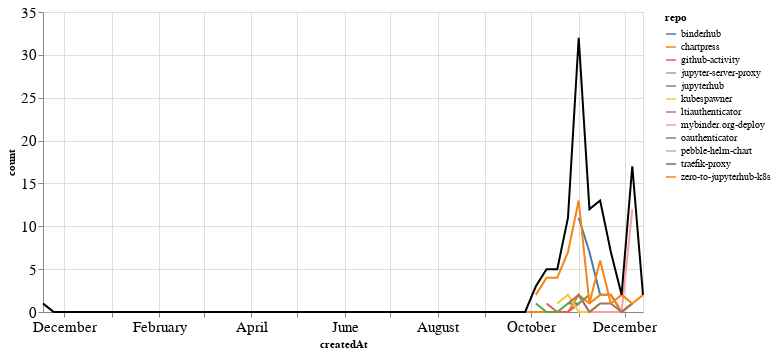

Notebook code cell kept with this figure:
### Markdown cell above
### PRs

### Code cell
prs_time = prs.groupby('repo').resample('W', on='createdAt').count()['author'].reset_index()
prs_time = prs_time.rename(columns={'author': 'count'})
prs_time_total = prs_time.groupby('createdAt').agg({"count": "sum"}).reset_index()

ch1 = alt.Chart(prs_time, width=600).mark_line().encode(
    x='createdAt',
    y='count',
    color='repo',
    tooltip="repo"
)

ch2 = alt.Chart(prs_time_total, width=600).mark_line(color="black").encode(
    x='createdAt',
    y='count',
)

ch1 + ch2

### Figure 1 — Vega-Lite specification as saved in the notebook (floating-point values rounded to 4 significant figures)
{"config": {"axisLeft": {"labelFontSize": 15}, "axisBottom": {"labelFontSize": 15}}, "layer": [{"data": {"name": "data-7dd95a23f23355f08025229126c9bbac"}, "mark": "line", "encoding": {"color": {"type": "nominal", "field": "repo"}, "tooltip": {"type": "nominal", "field": "repo"}, "x": {"type": "temporal", "field": "createdAt"}, "y": {"type": "quantitative", "field": "count"}}, "width": 600}, {"data": {"name": "data-b6a3f0b53fb939360d6a0b1be062d1a3"}, "mark": {"type": "line", "color": "black"}, "encoding": {"x": {"type": "temporal", "field": "createdAt"}, "y": {"type": "quantitative", "field": "count"}}, "width": 600}], "$schema": "https://vega.github.io/schema/vega-lite/v4.8.1.json", "datasets": {"data-7dd95a23f23355f08025229126c9bbac": [{"repo": "binderhub", "createdAt": "2020-11-01T00:00:00", "count": 11}, {"repo": "binderhub", "createdAt": "2020-11-08T00:00:00", "count": 7}, {"repo": "binderhub", "createdAt": "2020-11-15T00:00:00", "count": 2}, {"repo": "binderhub", "createdAt": "2020-11-22T00:00:00", "count": 2}, {"repo": "binderhub", "createdAt": "2020-11-29T00:00:00", "count": 0}, {"repo": "binderhub", "createdAt": "2020-12-06T00:00:00", "count": 1}, {"repo": "chartpress", "createdAt": "2019-11-17T00:00:00", "count": 1}, {"repo": "chartpress", "createdAt": "2019-11-24T00:00:00", "count": 0}, {"repo": "chartpress", "createdAt": "2019-12-01T00:00:00", "count": 0}, {"repo": "chartpress", "createdAt": "2019-12-08T00:00:00", "count": 0}, {"repo": "chartpress", "createdAt": "2019-12-15T00:00:00", "count": 0}, {"repo": "chartpress", "createdAt": "2019-12-22T00:00:00", "count": 0}, {"repo": "chartpress", "createdAt": "2019-12-29T00:00:00", "count": 0}, {"repo": "chartpress", "createdAt": "2020-01-05T00:00:00", "count": 0}, {"repo": "chartpress", "createdAt": "2020-01-12T00:00:00", "count": 0}, {"repo": "chartpress", "createdAt": "2020-01-19T00:00:00", "count": 0}, {"repo": "chartpress", "createdAt": "2020-01-26T00:00:00", "count": 0}, {"repo": "chartpress", "createdAt": "2020-02-02T00:00:00", "count": 0}, {"repo": "chartpress", "createdAt": "2020-02-09T00:00:00", "count": 0}, {"repo": "chartpress", "createdAt": "2020-02-16T00:00:00", "count": 0}, {"repo": "chartpress", "createdAt": "2020-02-23T00:00:00", "count": 0}, {"repo": "chartpress", "createdAt": "2020-03-01T00:00:00", "count": 0}, {"repo": "chartpress", "createdAt": "2020-03-08T00:00:00", "count": 0}, {"repo": "chartpress", "createdAt": "2020-03-15T00:00:00", "count": 0}, {"repo": "chartpress", "createdAt": "2020-03-22T00:00:00", "count": 0}, {"repo": "chartpress", "createdAt": "2020-03-29T00:00:00", "count": 0}, {"repo": "chartpress", "createdAt": "2020-04-05T00:00:00", "count": 0}, {"repo": "chartpress", "createdAt": "2020-04-12T00:00:00", "count": 0}, {"repo": "chartpress", "createdAt": "2020-04-19T00:00:00", "count": 0}, {"repo": "chartpress", "createdAt": "2020-04-26T00:00:00", "count": 0}, {"repo": "chartpress", "createdAt": "2020-05-03T00:00:00", "count": 0}, {"repo": "chartpress", "createdAt": "2020-05-10T00:00:00", "count": 0}, {"repo": "chartpress", "createdAt": "2020-05-17T00:00:00", "count": 0}, {"repo": "chartpress", "createdAt": "2020-05-24T00:00:00", "count": 0}, {"repo": "chartpress", "createdAt": "2020-05-31T00:00:00", "count": 0}, {"repo": "chartpress", "createdAt": "2020-06-07T00:00:00", "count": 0}, {"repo": "chartpress", "createdAt": "2020-06-14T00:00:00", "count": 0}, {"repo": "chartpress", "createdAt": "2020-06-21T00:00:00", "count": 0}, {"repo": "chartpress", "createdAt": "2020-06-28T00:00:00", "count": 0}, {"repo": "chartpress", "createdAt": "2020-07-05T00:00:00", "count": 0}, {"repo": "chartpress", "createdAt": "2020-07-12T00:00:00", "count": 0}, {"repo": "chartpress", "createdAt": "2020-07-19T00:00:00", "count": 0}, {"repo": "chartpress", "createdAt": "2020-07-26T00:00:00", "count": 0}, {"repo": "chartpress", "createdAt": "2020-08-02T00:00:00", "count": 0}, {"repo": "chartpress", "createdAt": "2020-08-09T00:00:00", "count": 0}, {"repo": "chartpress", "createdAt": "2020-08-16T00:00:00", "count": 0}, {"repo": "chartpress", "createdAt": "2020-08-23T00:00:00", "count": 0}, {"repo": "chartpress", "createdAt": "2020-08-30T00:00:00", "count": 0}, {"repo": "chartpress", "createdAt": "2020-09-06T00:00:00", "count": 0}, {"repo": "chartpress", "createdAt": "2020-09-13T00:00:00", "count": 0}, {"repo": "chartpress", "createdAt": "2020-09-20T00:00:00", "count": 0}, {"repo": "chartpress", "createdAt": "2020-09-27T00:00:00", "count": 0}, {"repo": "chartpress", "createdAt": "2020-10-04T00:00:00", "count": 0}, {"repo": "chartpress", "createdAt": "2020-10-11T00:00:00", "count": 0}, {"repo": "chartpress", "createdAt": "2020-10-18T00:00:00", "count": 0}, {"repo": "chartpress", "createdAt": "2020-10-25T00:00:00", "count": 0}, {"repo": "chartpress", "createdAt": "2020-11-01T00:00:00", "count": 2}, {"repo": "chartpress", "createdAt": "2020-11-08T00:00:00", "count": 1}, {"repo": "chartpress", "createdAt": "2020-11-15T00:00:00", "count": 2}, {"repo": "chartpress", "createdAt": "2020-11-22T00:00:00", "count": 2}, {"repo": "chartpress", "createdAt": "2020-11-29T00:00:00", "count": 0}, {"repo": "chartpress", "createdAt": "2020-12-06T00:00:00", "count": 1}, {"repo": "github-activity", "createdAt": "2020-10-11T00:00:00", "count": 1}, {"repo": "github-activity", "createdAt": "2020-10-18T00:00:00", "count": 0}, {"repo": "github-activity", "createdAt": "2020-10-25T00:00:00", "count": 0}, {"repo": "github-activity", "createdAt": "2020-11-01T00:00:00", "count": 1}, {"repo": "jupyter-server-proxy", "createdAt": "2020-11-22T00:00:00", "count": 1}, {"repo": "jupyterhub", "createdAt": "2020-10-04T00:00:00", "count": 1}, {"repo": "jupyterhub", "createdAt": "2020-10-11T00:00:00", "count": 0}, {"repo": "jupyterhub", "createdAt": "2020-10-18T00:00:00", "count": 0}, {"repo": "jupyterhub", "createdAt": "2020-10-25T00:00:00", "count": 1}, {"repo": "jupyterhub", "createdAt": "2020-11-01T00:00:00", "count": 1}, {"repo": "jupyterhub", "createdAt": "2020-11-08T00:00:00", "count": 2}, {"repo": "kubespawner", "createdAt": "2020-10-18T00:00:00", "count": 1}, {"repo": "kubespawner", "createdAt": "2020-10-25T00:00:00", "count": 2}, {"repo": "kubespawner", "createdAt": "2020-11-01T00:00:00", "count": 0}, {"repo": "kubespawner", "createdAt": "2020-11-08T00:00:00", "count": 0}, {"repo": "kubespawner", "createdAt": "2020-11-15T00:00:00", "count": 1}, {"repo": "ltiauthenticator", "createdAt": "2020-11-15T00:00:00", "count": 1}, {"repo": "mybinder.org-deploy", "createdAt": "2020-11-01T00:00:00", "count": 2}, {"repo": "mybinder.org-deploy", "createdAt": "2020-11-08T00:00:00", "count": 0}, {"repo": "mybinder.org-deploy", "createdAt": "2020-11-15T00:00:00", "count": 0}, {"repo": "mybinder.org-deploy", "createdAt": "2020-11-22T00:00:00", "count": 0}, {"repo": "mybinder.org-deploy", "createdAt": "2020-11-29T00:00:00", "count": 0}, {"repo": "mybinder.org-deploy", "createdAt": "2020-12-06T00:00:00", "count": 12}, {"repo": "oauthenticator", "createdAt": "2020-10-25T00:00:00", "count": 1}, {"repo": "oauthenticator", "createdAt": "2020-11-01T00:00:00", "count": 2}, {"repo": "oauthenticator", "createdAt": "2020-11-08T00:00:00", "count": 0}, {"repo": "oauthenticator", "createdAt": "2020-11-15T00:00:00", "count": 1}, {"repo": "oauthenticator", "createdAt": "2020-11-22T00:00:00", "count": 1}, {"repo": "oauthenticator", "createdAt": "2020-11-29T00:00:00", "count": 0}, {"repo": "oauthenticator", "createdAt": "2020-12-06T00:00:00", "count": 1}, {"repo": "pebble-helm-chart", "createdAt": "2020-11-08T00:00:00", "count": 1}, {"repo": "traefik-proxy", "createdAt": "2020-12-06T00:00:00", "count": 1}, {"repo": "zero-to-jupyterhub-k8s", "createdAt": "2020-10-04T00:00:00", "count": 2}, {"repo": "zero-to-jupyterhub-k8s", "createdAt": "2020-10-11T00:00:00", "count": 4}, {"repo": "zero-to-jupyterhub-k8s", "createdAt": "2020-10-18T00:00:00", "count": 4}, {"repo": "zero-to-jupyterhub-k8s", "createdAt": "2020-10-25T00:00:00", "count": 7}, {"repo": "zero-to-jupyterhub-k8s", "createdAt": "2020-11-01T00:00:00", "count": 13}, {"repo": "zero-to-jupyterhub-k8s", "createdAt": "2020-11-08T00:00:00", "count": 1}, {"repo": "zero-to-jupyterhub-k8s", "createdAt": "2020-11-15T00:00:00", "count": 6}, {"repo": "zero-to-jupyterhub-k8s", "createdAt": "2020-11-22T00:00:00", "count": 1}, {"repo": "zero-to-jupyterhub-k8s", "createdAt": "2020-11-29T00:00:00", "count": 2}, {"repo": "zero-to-jupyterhub-k8s", "createdAt": "2020-12-06T00:00:00", "count": 1}, {"repo": "zero-to-jupyterhub-k8s", "createdAt": "2020-12-13T00:00:00", "count": 2}], "data-b6a3f0b53fb939360d6a0b1be062d1a3": [{"createdAt": "2019-11-17T00:00:00", "count": 1}, {"createdAt": "2019-11-24T00:00:00", "count": 0}, {"createdAt": "2019-12-01T00:00:00", "count": 0}, {"createdAt": "2019-12-08T00:00:00", "count": 0}, {"createdAt": "2019-12-15T00:00:00", "count": 0}, {"createdAt": "2019-12-22T00:00:00", "count": 0}, {"createdAt": "2019-12-29T00:00:00", "count": 0}, {"createdAt": "2020-01-05T00:00:00", "count": 0}, {"createdAt": "2020-01-12T00:00:00", "count": 0}, {"createdAt": "2020-01-19T00:00:00", "count": 0}, {"createdAt": "2020-01-26T00:00:00", "count": 0}, {"createdAt": "2020-02-02T00:00:00", "count": 0}, {"createdAt": "2020-02-09T00:00:00", "count": 0}, {"createdAt": "2020-02-16T00:00:00", "count": 0}, {"createdAt": "2020-02-23T00:00:00", "count": 0}, {"createdAt": "2020-03-01T00:00:00", "count": 0}, {"createdAt": "2020-03-08T00:00:00", "count": 0}, {"createdAt": "2020-03-15T00:00:00", "count": 0}, {"createdAt": "2020-03-22T00:00:00", "count": 0}, {"createdAt": "2020-03-29T00:00:00", "count": 0}, {"createdAt": "2020-04-05T00:00:00", "count": 0}, {"createdAt": "2020-04-12T00:00:00", "count": 0}, {"createdAt": "2020-04-19T00:00:00", "count": 0}, {"createdAt": "2020-04-26T00:00:00", "count": 0}, {"createdAt": "2020-05-03T00:00:00", "count": 0}, {"createdAt": "2020-05-10T00:00:00", "count": 0}, {"createdAt": "2020-05-17T00:00:00", "count": 0}, {"createdAt": "2020-05-24T00:00:00", "count": 0}, {"createdAt": "2020-05-31T00:00:00", "count": 0}, {"createdAt": "2020-06-07T00:00:00", "count": 0}, {"createdAt": "2020-06-14T00:00:00", "count": 0}, {"createdAt": "2020-06-21T00:00:00", "count": 0}, {"createdAt": "2020-06-28T00:00:00", "count": 0}, {"createdAt": "2020-07-05T00:00:00", "count": 0}, {"createdAt": "2020-07-12T00:00:00", "count": 0}, {"createdAt": "2020-07-19T00:00:00", "count": 0}, {"createdAt": "2020-07-26T00:00:00", "count": 0}, {"createdAt": "2020-08-02T00:00:00", "count": 0}, {"createdAt": "2020-08-09T00:00:00", "count": 0}, {"createdAt": "2020-08-16T00:00:00", "count": 0}, {"createdAt": "2020-08-23T00:00:00", "count": 0}, {"createdAt": "2020-08-30T00:00:00", "count": 0}, {"createdAt": "2020-09-06T00:00:00", "count": 0}, {"createdAt": "2020-09-13T00:00:00", "count": 0}, {"createdAt": "2020-09-20T00:00:00", "count": 0}, {"createdAt": "2020-09-27T00:00:00", "count": 0}, {"createdAt": "2020-10-04T00:00:00", "count": 3}, {"createdAt": "2020-10-11T00:00:00", "count": 5}, {"createdAt": "2020-10-18T00:00:00", "count": 5}, {"createdAt": "2020-10-25T00:00:00", "count": 11}, {"createdAt": "2020-11-01T00:00:00", "count": 32}, {"createdAt": "2020-11-08T00:00:00", "count": 12}, {"createdAt": "2020-11-15T00:00:00", "count": 13}, {"createdAt": "2020-11-22T00:00:00", "count": 7}, {"createdAt": "2020-11-29T00:00:00", "count": 2}, {"createdAt": "2020-12-06T00:00:00", "count": 17}, {"createdAt": "2020-12-13T00:00:00", "count": 2}]}}
